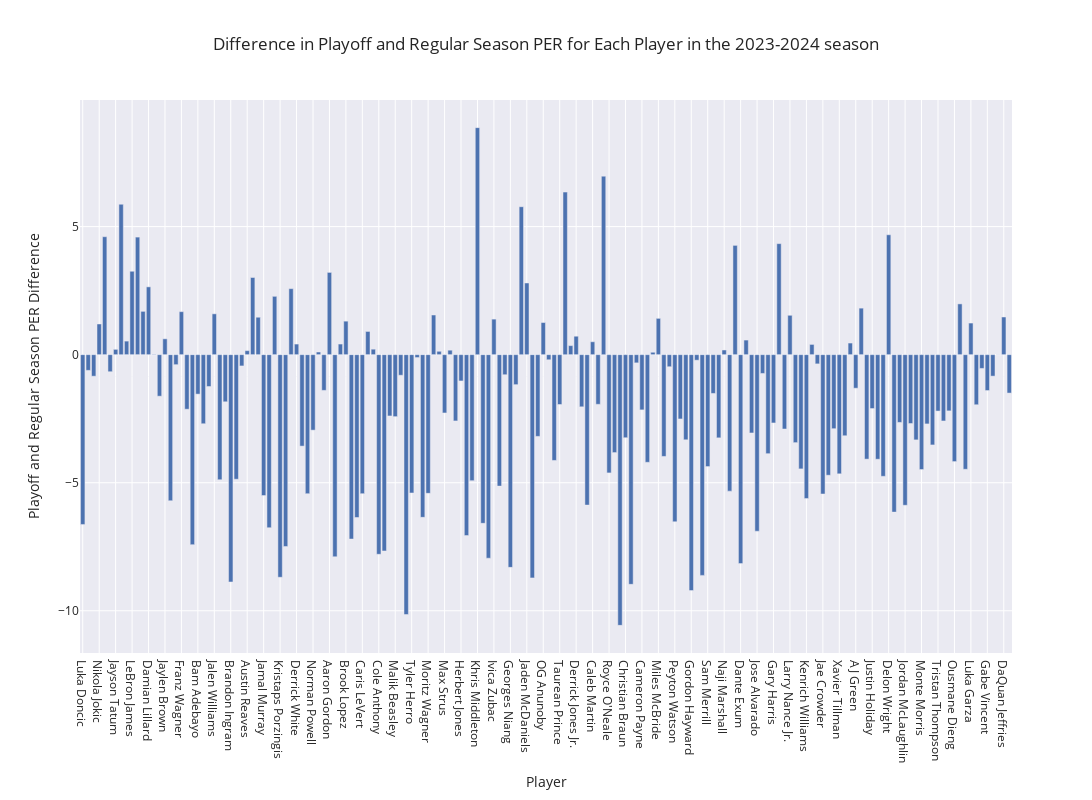

The cell this chart's notebook holds for it:
### Markdown cell above
### Next is an interactive visualization that shows us the difference in each player's EFF ratings from playoffs to regular season.

### Code cell
# Using a plotly bar graph for interactivity
fig = go.Figure(data=[
    go.Bar(x=eff_df['PLAYER_reg'], y=eff_df['EFF_diff'])
])

fig.update_layout(
    title='Difference in Playoff and Regular Season PER for Each Player in the 2023-2024 season',
    xaxis_title='Player',
    yaxis_title='Playoff and Regular Season PER Difference',
    height=800, width=4500,
    template='seaborn'
)


fig.show()

### Figure 1 — Plotly figure (JSON) as saved in the notebook; plotly's stock layout.template omitted (floating-point values rounded to 4 significant figures; data arrays with more than 128 entries replaced by an {"elided": "..."} marker saying what was removed)
{"data": [{"type": "bar", "x": {"elided": "170 str values"}, "y": {"elided": "170 float values"}}], "layout": {"height": 800, "title": {"text": "Difference in Playoff and Regular Season PER for Each Player in the 2023-2024 season"}, "width": 4500, "xaxis": {"title": {"text": "Player"}}, "yaxis": {"title": {"text": "Playoff and Regular Season PER Difference"}}}}
